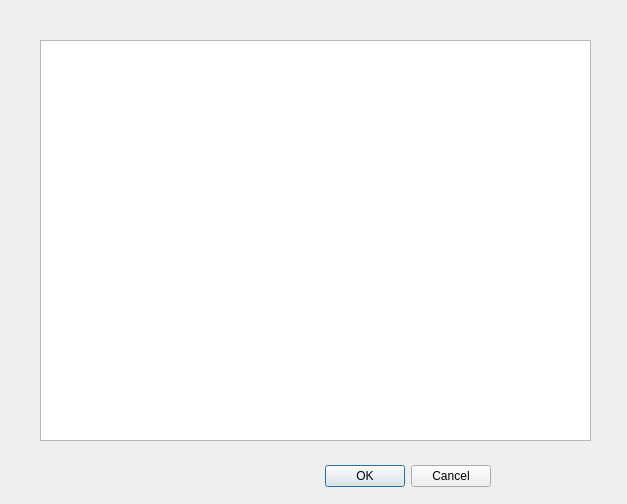
<?xml version="1.0" encoding="UTF-8"?>
<ui version="4.0">
 <class>GlossaryClass</class>
 <widget class="QDialog" name="GlossaryClass">
  <property name="geometry">
   <rect>
    <x>0</x>
    <y>0</y>
    <width>627</width>
    <height>504</height>
   </rect>
  </property>
  <property name="windowTitle">
   <string>Dialog</string>
  </property>
  <widget class="QWidget" name="layoutWidget">
   <property name="geometry">
    <rect>
     <x>140</x>
     <y>460</y>
     <width>351</width>
     <height>33</height>
    </rect>
   </property>
   <layout class="QHBoxLayout">
    <property name="spacing">
     <number>6</number>
    </property>
    <property name="leftMargin">
     <number>0</number>
    </property>
    <property name="topMargin">
     <number>0</number>
    </property>
    <property name="rightMargin">
     <number>0</number>
    </property>
    <property name="bottomMargin">
     <number>0</number>
    </property>
    <item>
     <spacer>
      <property name="orientation">
       <enum>Qt::Horizontal</enum>
      </property>
      <property name="sizeHint" stdset="0">
       <size>
        <width>131</width>
        <height>31</height>
       </size>
      </property>
     </spacer>
    </item>
    <item>
     <widget class="QPushButton" name="okButton">
      <property name="text">
       <string>OK</string>
      </property>
     </widget>
    </item>
    <item>
     <widget class="QPushButton" name="cancelButton">
      <property name="text">
       <string>Cancel</string>
      </property>
     </widget>
    </item>
   </layout>
  </widget>
  <widget class="QTableView" name="tableView">
   <property name="geometry">
    <rect>
     <x>40</x>
     <y>40</y>
     <width>551</width>
     <height>401</height>
    </rect>
   </property>
  </widget>
 </widget>
 <resources/>
 <connections>
  <connection>
   <sender>okButton</sender>
   <signal>clicked()</signal>
   <receiver>GlossaryClass</receiver>
   <slot>accept()</slot>
   <hints>
    <hint type="sourcelabel">
     <x>278</x>
     <y>253</y>
    </hint>
    <hint type="destinationlabel">
     <x>96</x>
     <y>254</y>
    </hint>
   </hints>
  </connection>
  <connection>
   <sender>cancelButton</sender>
   <signal>clicked()</signal>
   <receiver>GlossaryClass</receiver>
   <slot>reject()</slot>
   <hints>
    <hint type="sourcelabel">
     <x>369</x>
     <y>253</y>
    </hint>
    <hint type="destinationlabel">
     <x>179</x>
     <y>282</y>
    </hint>
   </hints>
  </connection>
 </connections>
</ui>
